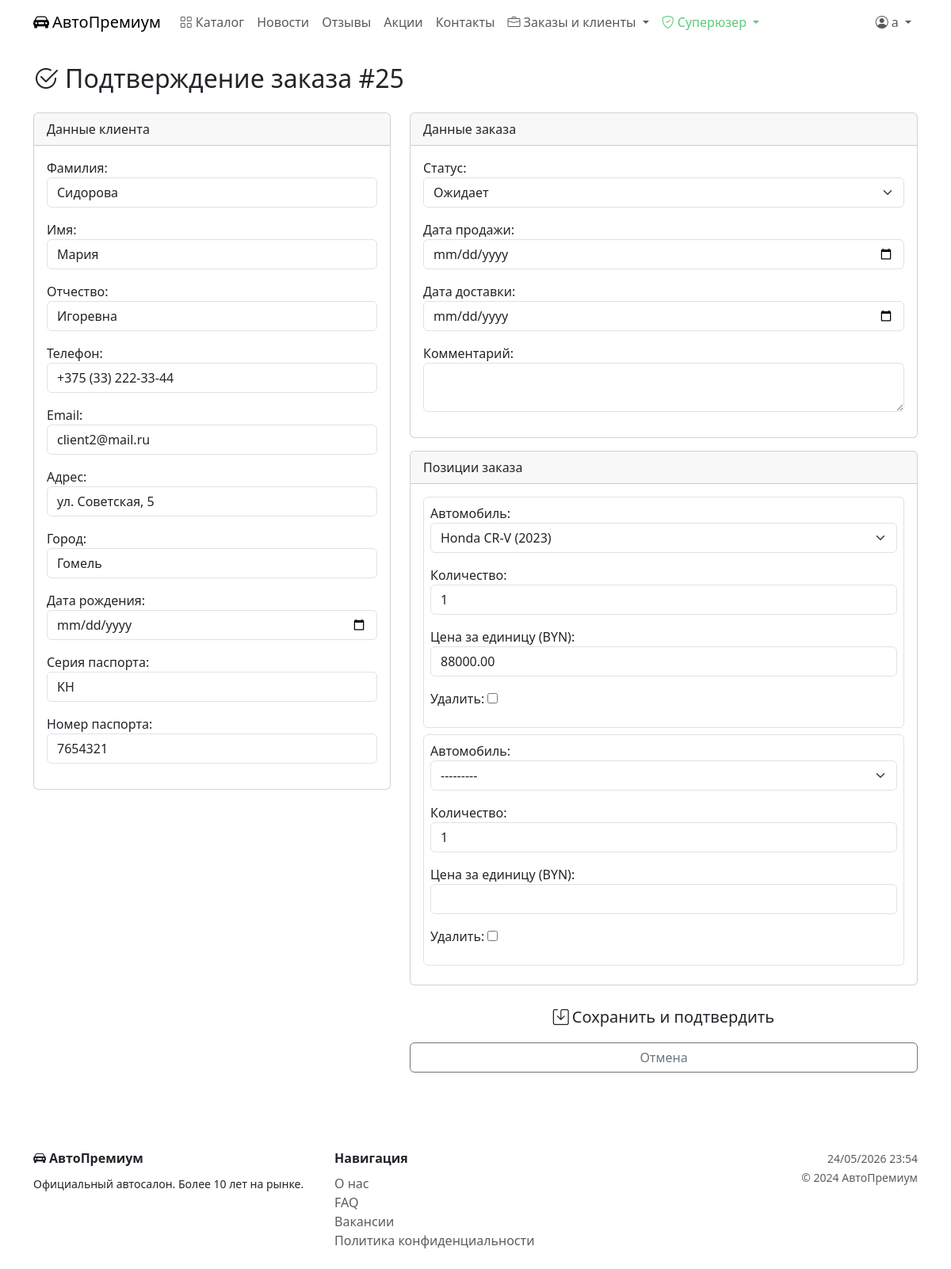
Screenshot of /orders/25/confirm/ (signed in) with the database file from the repository.
### catalog/models.py (models this page shows, shortened)
class Order(models.Model):
    STATUS_CHOICES = [
        ('pending', 'Ожидает'),
        ('approved', 'Одобрен'),
        ('completed', 'Завершён'),
        ('cancelled', 'Отменён'),
    ]
    client = models.ForeignKey(
        Client, on_delete=models.PROTECT,
        related_name='orders', verbose_name='Клиент'
    )
    employee = models.ForeignKey(
        Employee, on_delete=models.SET_NULL, null=True, blank=True,
        related_name='orders', verbose_name='Сотрудник'
    )
    status = models.CharField('Статус', max_length=15, choices=STATUS_CHOICES, default='pending')
    sale_date = models.DateField('Дата продажи', null=True, blank=True)
    delivery_date = models.DateField('Дата доставки', null=True, blank=True)
    total_amount = models.DecimalField(
        'Итоговая сумма (BYN)', max_digits=14, decimal_places=2, default=0
    )
    comment = models.TextField('Комментарий', blank=True)
    created_at = models.DateTimeField('Создан', auto_now_add=True)
    updated_at = models.DateTimeField('Изменён', auto_now=True)
    class Meta:
        verbose_name = 'Заказ'
        verbose_name_plural = 'Заказы'
        ordering = ['-created_at']

class Client(models.Model):
    user = models.OneToOneField(
        User, on_delete=models.CASCADE,
        related_name='client_profile', verbose_name='Пользователь'
    )
    last_name = models.CharField('Фамилия', max_length=100, blank=True)
    first_name = models.CharField('Имя', max_length=100, blank=True)
    patronymic = models.CharField('Отчество', max_length=100, blank=True)
    phone = models.CharField('Телефон', max_length=20, validators=[validate_phone])
    email = models.EmailField('Email')
    address = models.CharField('Адрес', max_length=255, blank=True)
    city = models.CharField('Город', max_length=100, blank=True)
    birth_date = models.DateField('Дата рождения', validators=[validate_adult])
    passport_series = models.CharField('Серия паспорта', max_length=10, blank=True)
    passport_number = models.CharField('Номер паспорта', max_length=20, blank=True)
    created_at = models.DateTimeField('Зарегистрирован', auto_now_add=True)
    class Meta:
        verbose_name = 'Клиент'
        verbose_name_plural = 'Клиенты'
        ordering = ['last_name', 'first_name']

### catalog/views.py (the view)
# urls.py: re_path(r'^orders/(?P<pk>\d+)/confirm/$', views.order_confirm, name='order_confirm'),
@login_required
def order_confirm(request, pk):
    if not (request.user.is_staff or request.user.is_superuser):
        messages.error(request, 'Доступ запрещён.')
        return redirect('index')
    order = get_object_or_404(Order, pk=pk)
    if request.method == 'POST':
        confirm_form = OrderConfirmForm(request.POST, instance=order)
        item_formset = OrderItemFormSet(request.POST, instance=order)
        client_form  = ClientQuickForm(request.POST, instance=order.client)
        if confirm_form.is_valid() and item_formset.is_valid() and client_form.is_valid():
            client_form.save()
            order = confirm_form.save(commit=False)
            if hasattr(request.user, 'employee_profile') and not order.employee:
                order.employee = request.user.employee_profile
            order.save()
            item_formset.save()
            order.recalculate_total()
            for item in order.items.all():
                if order.status == 'completed':
                    item.car.status = 'sold'
                    item.car.save(update_fields=['status'])
                elif order.status in ('approved', 'pending'):
                    item.car.status = 'reserved'
                    item.car.save(update_fields=['status'])
                elif order.status == 'cancelled':
                    item.car.status = 'available'
                    item.car.save(update_fields=['status'])
            logger.info(f'Order #{order.pk} confirmed by {request.user}, status={order.status}')
            messages.success(request, f'Заказ #{order.pk} обновлён: {order.get_status_display()}')
            return redirect('order_detail', pk=order.pk)
    else:
        confirm_form = OrderConfirmForm(instance=order)
        item_formset = OrderItemFormSet(instance=order)
        client_form  = ClientQuickForm(instance=order.client)
    return render(request, 'catalog/order_confirm.html', {
        'order':        order,
        'confirm_form': confirm_form,
        'item_formset': item_formset,
        'client_form':  client_form,
    })

### catalog/forms.py (shortened to what this page needs)
class OrderConfirmForm(forms.ModelForm):
    class Meta:
        model = Order
        fields = ['status', 'sale_date', 'delivery_date', 'comment']
        widgets = {
            'status':        forms.Select(attrs={'class': 'form-select'}),
            'sale_date':     forms.DateInput(attrs={'class': 'form-control', 'type': 'date'}),
            'delivery_date': forms.DateInput(attrs={'class': 'form-control', 'type': 'date'}),
            'comment':       forms.Textarea(attrs={'class': 'form-control', 'rows': 2}),
        }

### catalog/models.py (called while the page is built)
    def __str__(self):
        return f'{self.manufacturer.name} {self.name} ({self.year})'

### templates/catalog/order_confirm.html (shortened to what this page needs)
{% extends 'base.html' %}
{% block content %}
<h2 class="text-gold mb-4">
  <i class="bi bi-check2-circle me-2"></i>Подтверждение заказа #{{ order.pk }}
</h2>
<div class="row g-4">
  <div class="col-md-5">
    <div class="card">
      <div class="card-header text-gold">Данные клиента</div>
      <div class="card-body">
        <form method="post">
          {{ client_form.as_p }}
      </div>
    </div>
  </div>
  <div class="col-md-7">
    <div class="card">
      <div class="card-header text-gold">Данные заказа</div>
      <div class="card-body">
          {{ confirm_form.as_p }}
      </div>
    </div>
    <div class="card mt-3">
      <div class="card-header text-gold">Позиции заказа</div>
      <div class="card-body">
        {% for form in item_formset %}
          <div class="border rounded p-2 mb-2">
            {{ form.as_p }}
          </div>
        {% endfor %}
      </div>
    </div>
    <div class="mt-3">
      <button type="submit" class="btn btn-gold btn-lg w-100">
        <i class="bi bi-save me-1"></i>Сохранить и подтвердить
      </button>
      <a href="{% url 'order_list' %}" class="btn btn-outline-secondary w-100 mt-2">Отмена</a>
    </div>
  </div>
</div>
{% endblock %}

### templates/base.html (shortened to what this page needs)
<!DOCTYPE html>
<html lang="ru">
<head>
  <link href="https://cdn.jsdelivr.net/npm/bootstrap@5.3.2/dist/css/bootstrap.min.css" rel="stylesheet">
  <link href="https://cdn.jsdelivr.net/npm/bootstrap-icons@1.11.1/font/bootstrap-icons.css" rel="stylesheet">
</head>
<body>
<nav class="navbar navbar-expand-lg sticky-top">
  <div class="container">
    <a class="navbar-brand" href="{% url 'index' %}">
      <i class="bi bi-car-front-fill me-1"></i>АвтоПремиум
    </a>
    <div class="collapse navbar-collapse" id="nav">
      <ul class="navbar-nav me-auto">
        <li class="nav-item"><a class="nav-link" href="{% url 'car_list' %}"><i class="bi bi-grid me-1"></i>Каталог</a></li>
        <li class="nav-item"><a class="nav-link" href="{% url 'news_list' %}">Новости</a></li>
        <li class="nav-item"><a class="nav-link" href="{% url 'reviews_list' %}">Отзывы</a></li>
        <li class="nav-item"><a class="nav-link" href="{% url 'promos' %}">Акции</a></li>
        <li class="nav-item"><a class="nav-link" href="{% url 'contacts' %}">Контакты</a></li>
{% if user.is_staff %}
<li class="nav-item dropdown">
  <a class="nav-link dropdown-toggle text-gold" href="#" data-bs-toggle="dropdown">
    <i class="bi bi-briefcase me-1"></i>Заказы и клиенты
  </a>
</li>
{% endif %}
        {% if user.is_superuser %}
        <li class="nav-item dropdown">
          <a class="nav-link dropdown-toggle" style="color:#5dc87c !important;" href="#" data-bs-toggle="dropdown">
            <i class="bi bi-shield-check me-1"></i>Суперюзер
          </a>
        </li>
        {% endif %}
      </ul>
      <ul class="navbar-nav">
        {% if user.is_authenticated %}
        <li class="nav-item dropdown">
          <a class="nav-link dropdown-toggle" href="#" data-bs-toggle="dropdown">
            <i class="bi bi-person-circle me-1"></i>{{ user.get_full_name|default:user.username }}
          </a>
        </li>
        {% else %}
        <li class="nav-item"><a class="nav-link" href="{% url 'login' %}"><i class="bi bi-box-arrow-in-right me-1"></i>Войти</a></li>
        <li class="nav-item"><a class="btn btn-gold ms-2 nav-link px-3" href="{% url 'register' %}">Регистрация</a></li>
        {% endif %}
      </ul>
    </div>
  </div>
</nav>
<main class="py-4">
  <div class="container">
    {% block content %}{% endblock %}
  </div>
</main>
<footer class="footer py-4 mt-5">
  <div class="container">
    <div class="row">
      <div class="col-md-4">
        <div class="text-gold fw-bold mb-2"><i class="bi bi-car-front-fill me-1"></i>АвтоПремиум</div>
        <small>Официальный автосалон. Более 10 лет на рынке.</small>
      </div>
      <div class="col-md-4">
        <div class="fw-bold mb-2">Навигация</div>
        <div><a href="{% url 'about' %}" class="text-muted text-decoration-none">О нас</a></div>
        <div><a href="{% url 'faq' %}" class="text-muted text-decoration-none">FAQ</a></div>
        <div><a href="{% url 'vacancies' %}" class="text-muted text-decoration-none">Вакансии</a></div>
        <div><a href="{% url 'privacy' %}" class="text-muted text-decoration-none">Политика конфиденциальности</a></div>
      </div>
      <div class="col-md-4 text-md-end">
        <small class="text-muted">{% now "d/m/Y H:i" %}</small><br>
        <small class="text-muted">© 2024 АвтоПремиум</small>
      </div>
    </div>
  </div>
</footer>
</body>
</html>

### rows the page displays
Order: pk "25", status "Ожидает"
Client: last_name "Сидорова", first_name "Мария", patronymic "Игоревна", phone "+375 (33) 222-33-44", email "client2@mail.ru", address "ул. Советская, 5", city "Гомель", passport_series "KH", passport_number "7654321"

### other values shown
{{ user.get_full_name|default:user.username }} "a"
